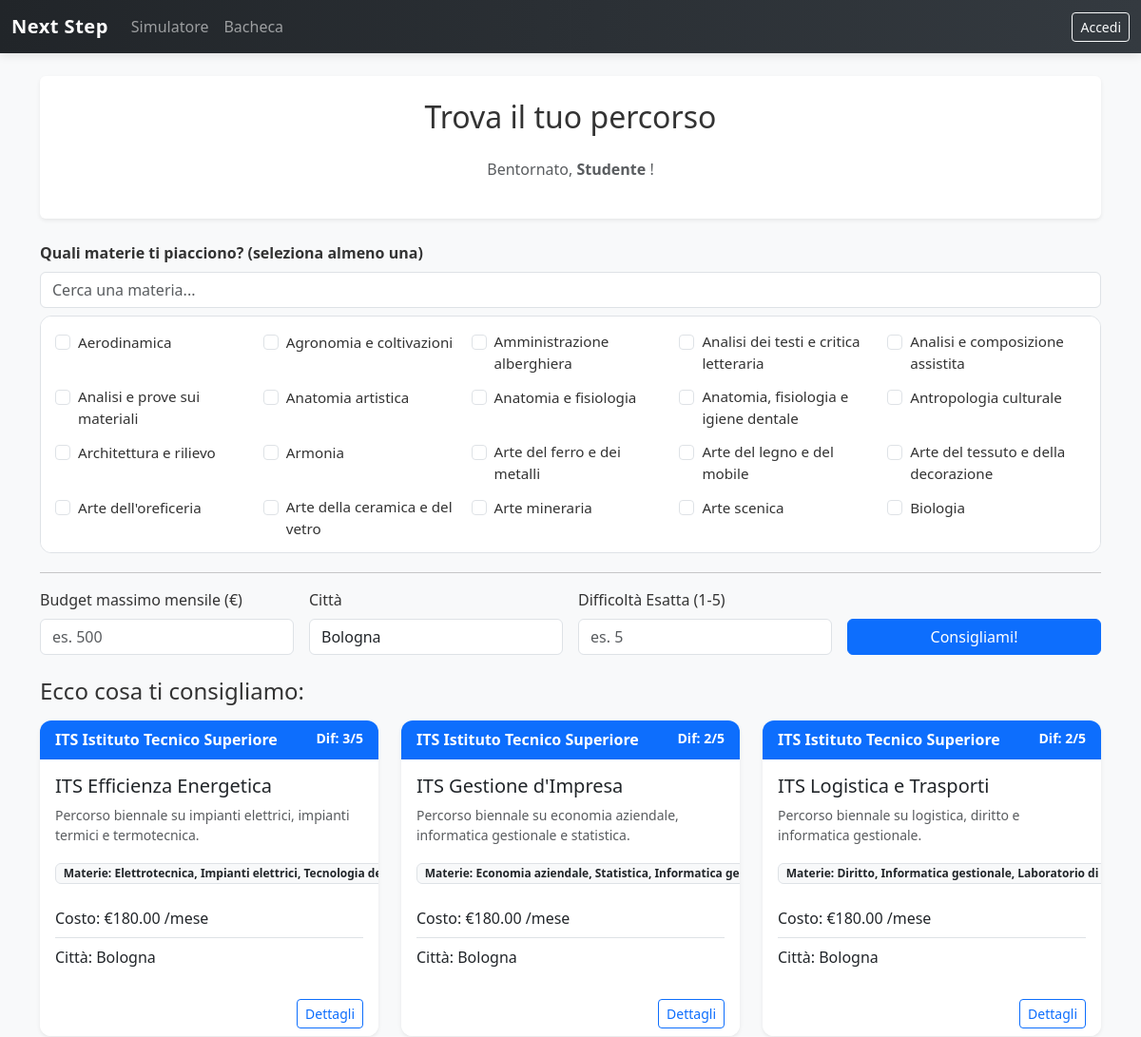
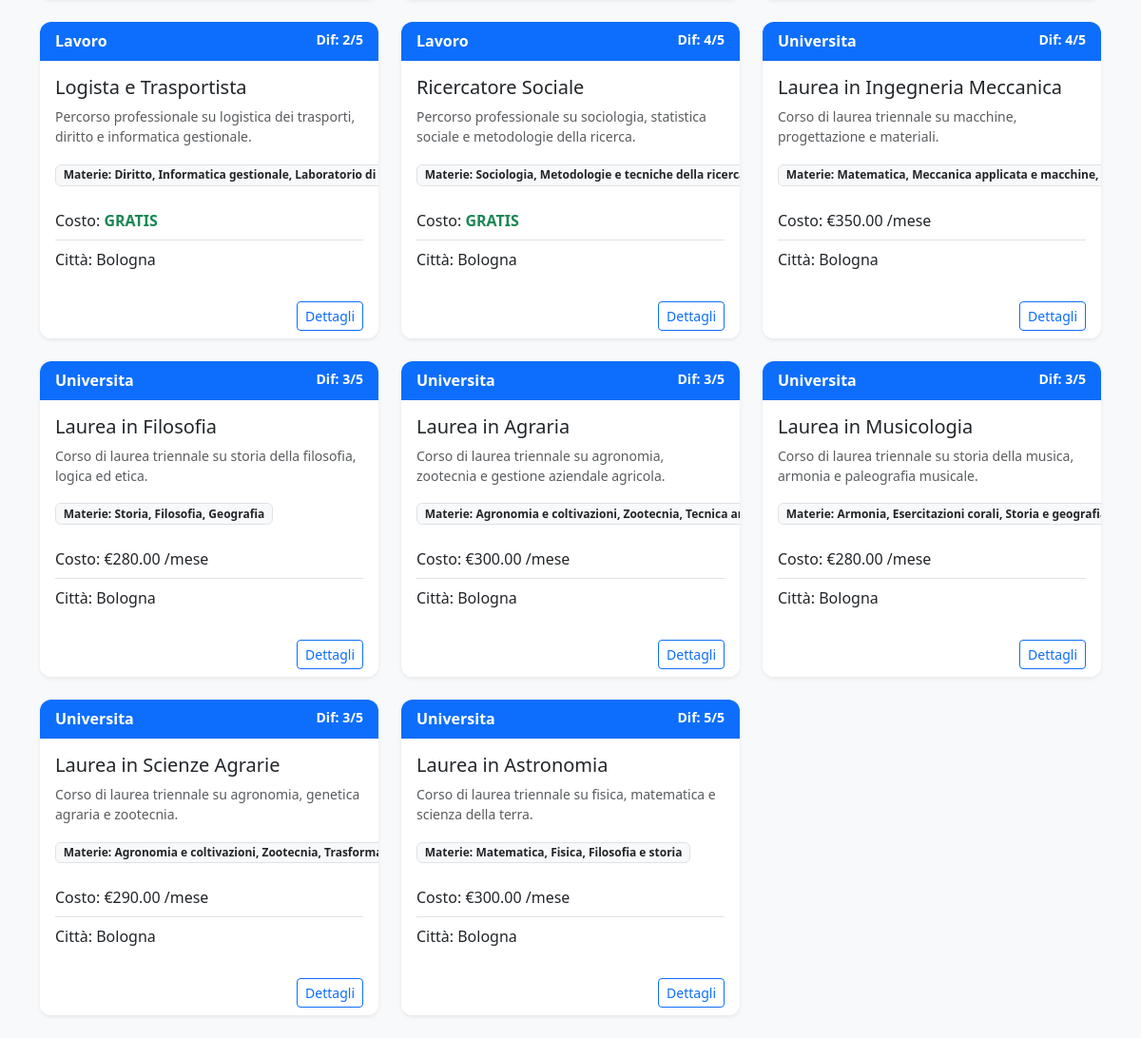
/userPages/home.php?citta=Bologna, run on the app's committed database (2 pictures, top to bottom).
### tables this page shows
CREATE TABLE materie (
    idMateria   INT          AUTO_INCREMENT NOT NULL,
    nomeMateria VARCHAR(100) NOT NULL UNIQUE,
    PRIMARY KEY (idMateria)
);

CREATE TABLE percorsi (
    idPercorso        INT           AUTO_INCREMENT NOT NULL,
    titolo            VARCHAR(150)  NOT NULL,
    descrizione       TEXT          NOT NULL,
    costoMedioMensile DECIMAL(10,2) NOT NULL,
    difficolta        INT           NOT NULL CHECK (difficolta BETWEEN 1 AND 5),
    citta             VARCHAR(100)  NOT NULL,
    idCategoria       INT           NOT NULL,
    PRIMARY KEY (idPercorso),
    FOREIGN KEY (idCategoria) REFERENCES categorie(idCategoria)
);

CREATE TABLE categorie (
    idCategoria   INT         AUTO_INCREMENT NOT NULL,
    nomeCategoria VARCHAR(50) NOT NULL UNIQUE,
    PRIMARY KEY (idCategoria)
);

### userPages/home.php (the view, shortened to what this page needs)
<?php
$dbConnection = DBHandler::getPDO();
$materieSelezionate = isset($_GET['materie']) ? array_map('intval', $_GET['materie']) : [];
?>
<!DOCTYPE html>
<html lang="it">
<head>
    <link href="https://cdn.jsdelivr.net/npm/bootstrap@5.3.2/dist/css/bootstrap.min.css" rel="stylesheet">
    <link href="../css/style.css" rel="stylesheet">
</head>
<body class="bg-light">
<div class="container mt-4">
    <div class="p-4 bg-white shadow-sm rounded">
        <h2 class="text-center mb-4">Trova il tuo percorso</h2>
        <p class="text-center text-muted">
            Bentornato, <strong><?= htmlspecialchars($_SESSION['nomeUtente'] ?? 'Studente') ?></strong> !
        </p>
    </div>
    <form action="home.php" method="GET">
        <div class="mb-4 mt-4">
            <label class="form-label fw-bold">Quali materie ti piacciono? (seleziona almeno una)</label>
            <input
                type="text"
                id="cercaMateria"
                class="form-control mb-2"
                placeholder="Cerca una materia..."
                autocomplete="off"
            >
            <div class="scroll-container-materie">
                <div class="grid-materie">
                    <?php
                    try {
                        $stmtM = $dbConnection->query("SELECT * FROM materie ORDER BY nomeMateria ASC");
                        while ($materia = $stmtM->fetch()) {
                            $isChecked = in_array((int)$materia['idMateria'], $materieSelezionate) ? 'checked' : '';
                            echo '
                            <div class="form-check materia-item">
                                <input class="form-check-input" type="checkbox" name="materie[]"
                                    value="' . $materia['idMateria'] . '"
                                    id="m_' . $materia['idMateria'] . '" ' . $isChecked . '>
                                <label class="form-check-label" for="m_' . $materia['idMateria'] . '">
                                    ' . htmlspecialchars($materia['nomeMateria']) . '
                                </label>
                            </div>';
                        }
                    } catch (PDOException $e) {
                        echo '<p class="text-danger">Errore caricamento materie.</p>';
                    }
                    ?>
                </div>
            </div>
            <hr>
            <div class="row g-3">
                <div class="col-md-3">
                    <label class="form-label">Budget massimo mensile (€)</label>
                    <input type="number" name="budget" class="form-control" placeholder="es. 500"
                        value="<?= isset($_GET['budget']) ? htmlspecialchars($_GET['budget']) : '' ?>">
                </div>
                <div class="col-md-3">
                    <label class="form-label">Città</label>
                    <input type="text" name="citta" class="form-control" placeholder="es. Milano"
                        value="<?= isset($_GET['citta']) ? htmlspecialchars($_GET['citta']) : '' ?>">
                </div>
                <div class="col-md-3">
                    <label class="form-label">Difficoltà Esatta (1-5)</label>
                    <input type="number" name="difficolta" class="form-control" max="5" min="1" placeholder="es. 5"
                        value="<?= isset($_GET['difficolta']) ? htmlspecialchars($_GET['difficolta']) : '' ?>">
                </div>
                <div class="col-md-3 align-self-end">
                    <button type="submit" class="btn btn-primary w-100">Consigliami!</button>
                </div>
            </div>
        </div>
    </form>
    <div class="row mt-4">
        <?php
        $materieVisibiliSelezionate = isset($_GET['materie_visibili']) ? array_map('intval', $_GET['materie_visibili']) : [];
        $tutteLeMaterie = array_unique(array_merge($materieSelezionate, $materieVisibiliSelezionate));
        $avviaRicerca = (isset($_GET['budget']) || isset($_GET['citta']) || isset($_GET['difficolta']) || !empty($tutteLeMaterie))
                        && !isset($_GET['solo_filtro']);
        if ($avviaRicerca) {
            $sql = "SELECT DISTINCT p.*, c.nomeCategoria
                    FROM percorsi p
                    JOIN categorie c ON p.idCategoria = c.idCategoria";
            $sql .= " WHERE 1=1";
            $queryParams = [];
            if (!empty($_GET['citta'])) {
                $sql .= " AND p.citta LIKE ?";
                $queryParams[] = '%' . $_GET['citta'] . '%';
            }
            try {
                $sth = $dbConnection->prepare($sql);
                $sth->execute($queryParams);
                $risultatiPercorsi = $sth->fetchAll();
                if (!empty($risultatiPercorsi)) {
                    echo '<h4 class="mb-3 w-100">Ecco cosa ti consigliamo:</h4>';
                    foreach ($risultatiPercorsi as $corso) {
                        $prezzoVisualizzato = ($corso['costoMedioMensile'] == 0)
                            ? "<span class='text-success fw-bold'>GRATIS</span>"
                            : "€" . number_format($corso['costoMedioMensile'], 2) . " /mese";
                        $stmtMat = $dbConnection->prepare("
                            SELECT m.nomeMateria FROM materie m
                            JOIN percorsiMaterie pm ON m.idMateria = pm.idMateria
                            WHERE pm.idPercorso = ?");
                        $stmtMat->execute([$corso['idPercorso']]);
                        $materieDelCorso = $stmtMat->fetchAll(PDO::FETCH_COLUMN);
                        $stringaMaterie  = implode(", ", $materieDelCorso);
                        echo '
                        <div class="col-md-4 mb-4">
                            <div class="card h-100 shadow-sm border-0">
                                <div class="card-header bg-primary text-white d-flex justify-content-between">
                                    <span>' . htmlspecialchars($corso['nomeCategoria']) . '</span>
                                    <small>Dif: ' . $corso['difficolta'] . '/5</small>
                                </div>
                                <div class="card-body">
                                    <h5 class="card-title">' . htmlspecialchars($corso['titolo']) . '</h5>
                                    <p class="card-text text-muted small">' . htmlspecialchars($corso['descrizione']) . '</p>
                                    <div class="mb-3">
                                        <span class="badge bg-light text-dark border">Materie: ' . htmlspecialchars($stringaMaterie) . '</span>
                                    </div>
                                    <ul class="list-group list-group-flush">
                                        <li class="list-group-item px-0">Costo: ' . $prezzoVisualizzato . '</li>
                                        <li class="list-group-item px-0">Città: ' . htmlspecialchars($corso['citta']) . '</li>
                                    </ul>
                                </div>
                                <div class="card-footer bg-white border-top-0 text-end">
                                    <a href="dettagliPercorso.php?idPercorso=' . $corso['idPercorso'] . '" class="btn btn-outline-primary btn-sm">Dettagli</a>
                                </div>
                            </div>
                        </div>';
                    }
                } else {
                    echo '<div class="alert alert-warning mt-3 w-100 text-center">
                            <h5>Nessun percorso trovato!</h5>
                            <p>Prova a selezionare meno materie o togliere i filtri di budget/città.</p>
                          </div>';
                }
            } catch (PDOException $e) {
                echo '<div class="alert alert-danger">Errore Database: ' . $e->getMessage() . '</div>';
            }
        }
        ?>
    </div>
</div>
</body>
</html>

### css/style.css (style rules this page uses)
:root { --primary-color: #0d6efd; --primary-hover: #0b5ed7; --bg-color: #f4f6f9; --card-shadow: 0 4px 6px rgba(0, 0, 0, 0.05); --card-hover-shadow: 0 10px 15px rgba(0, 0, 0, 0.1); --chat-me-bg: #dcf8c6; --chat-partner-bg: #ffffff; --radius-standard: 12px; }
body { background-color: var(--bg-color); font-family: 'Segoe UI', Roboto, 'Helvetica Neue', Arial, sans-serif; color: #333; }
.card { border: none; border-radius: var(--radius-standard); box-shadow: var(--card-shadow); transition: transform 0.2s ease, box-shadow 0.2s ease; background-color: #fff; overflow: hidden; }
.card-header { border-bottom: 1px solid rgba(0,0,0,0.05); font-weight: 600; }
.scroll-container-materie { max-height: 250px; overflow-y: auto; border: 1px solid #dee2e6; padding: 15px; border-radius: var(--radius-standard); background-color: #fff; margin-bottom: 20px; }
.grid-materie { display: grid; grid-template-columns: repeat(auto-fill, minmax(180px, 1fr)); gap: 10px; }
.form-check-label { cursor: pointer; font-size: 0.95rem; }

### data on the page
materie: nomeMateria "Aerodinamica"
materie: nomeMateria "Agronomia e coltivazioni"
materie: nomeMateria "Amministrazione alberghiera"
materie: nomeMateria "Analisi dei testi e critica letteraria"
materie: nomeMateria "Analisi e composizione assistita"
materie: nomeMateria "Analisi e prove sui materiali"
materie: nomeMateria "Anatomia artistica"
materie: nomeMateria "Anatomia e fisiologia"
materie: nomeMateria "Anatomia, fisiologia e igiene dentale"
materie: nomeMateria "Antropologia culturale"
materie: nomeMateria "Architettura e rilievo"
materie: nomeMateria "Armonia"
materie: nomeMateria "Arte del ferro e dei metalli"
materie: nomeMateria "Arte del legno e del mobile"
materie: nomeMateria "Arte del tessuto e della decorazione"
materie: nomeMateria "Arte dell'oreficeria"
materie: nomeMateria "Arte della ceramica e del vetro"
materie: nomeMateria "Arte mineraria"
materie: nomeMateria "Arte scenica"
materie: nomeMateria "Biologia"
percorsi: idCategoria.nomeCategoria "ITS Istituto Tecnico Superiore", difficolta "3", titolo "ITS Efficienza Energetica", descrizione "Percorso biennale su impianti elettrici, impianti termici e termotecnica.", stringaMaterie "Elettrotecnica, Impianti elettrici, Tecnologia…", costoMedioMensile "180.00", citta "Bologna"
percorsi: idCategoria.nomeCategoria "ITS Istituto Tecnico Superiore", difficolta "2", titolo "ITS Gestione d'Impresa", descrizione "Percorso biennale su economia aziendale, informatica gestionale e statistica.", stringaMaterie "Economia aziendale, Statistica, Informatica…", costoMedioMensile "180.00", citta "Bologna"
percorsi: idCategoria.nomeCategoria "ITS Istituto Tecnico Superiore", difficolta "2", titolo "ITS Logistica e Trasporti", descrizione "Percorso biennale su logistica, diritto e informatica gestionale.", stringaMaterie "Diritto, Informatica gestionale, Laboratorio di…", costoMedioMensile "180.00", citta "Bologna"
percorsi: idCategoria.nomeCategoria "Lavoro", difficolta "2", titolo "Logista e Trasportista", descrizione "Percorso professionale su logistica dei trasporti, diritto e informatica gestionale.", stringaMaterie "Diritto, Informatica gestionale, Laboratorio di…", costoMedioMensile "GRATIS", citta "Bologna"
percorsi: idCategoria.nomeCategoria "Lavoro", difficolta "4", titolo "Ricercatore Sociale", descrizione "Percorso professionale su sociologia, statistica sociale e metodologie della ricerca.", stringaMaterie "Sociologia, Metodologie e tecniche della…", costoMedioMensile "GRATIS", citta "Bologna"
percorsi: idCategoria.nomeCategoria "Universita", difficolta "4", titolo "Laurea in Ingegneria Meccanica", descrizione "Corso di laurea triennale su macchine, progettazione e materiali.", stringaMaterie "Matematica, Meccanica applicata e macchine,…", costoMedioMensile "350.00", citta "Bologna"
percorsi: idCategoria.nomeCategoria "Universita", difficolta "3", titolo "Laurea in Filosofia", descrizione "Corso di laurea triennale su storia della filosofia, logica ed etica.", stringaMaterie "Storia, Filosofia, Geografia", costoMedioMensile "280.00", citta "Bologna"
percorsi: idCategoria.nomeCategoria "Universita", difficolta "3", titolo "Laurea in Agraria", descrizione "Corso di laurea triennale su agronomia, zootecnia e gestione aziendale agricola.", stringaMaterie "Agronomia e coltivazioni, Zootecnia, Tecnica…", costoMedioMensile "300.00", citta "Bologna"
percorsi: idCategoria.nomeCategoria "Universita", difficolta "3", titolo "Laurea in Musicologia", descrizione "Corso di laurea triennale su storia della musica, armonia e paleografia musicale.", stringaMaterie "Armonia, Esercitazioni corali, Storia e…", costoMedioMensile "280.00", citta "Bologna"
percorsi: idCategoria.nomeCategoria "Universita", difficolta "3", titolo "Laurea in Scienze Agrarie", descrizione "Corso di laurea triennale su agronomia, genetica agraria e zootecnia.", stringaMaterie "Agronomia e coltivazioni, Zootecnia,…", costoMedioMensile "290.00", citta "Bologna"
percorsi: idCategoria.nomeCategoria "Universita", difficolta "5", titolo "Laurea in Astronomia", descrizione "Corso di laurea triennale su fisica, matematica e scienza della terra.", stringaMaterie "Matematica, Fisica, Filosofia e storia", costoMedioMensile "300.00", citta "Bologna"

### other printed values
$_SESSION['nomeUtente'] "Studente"
